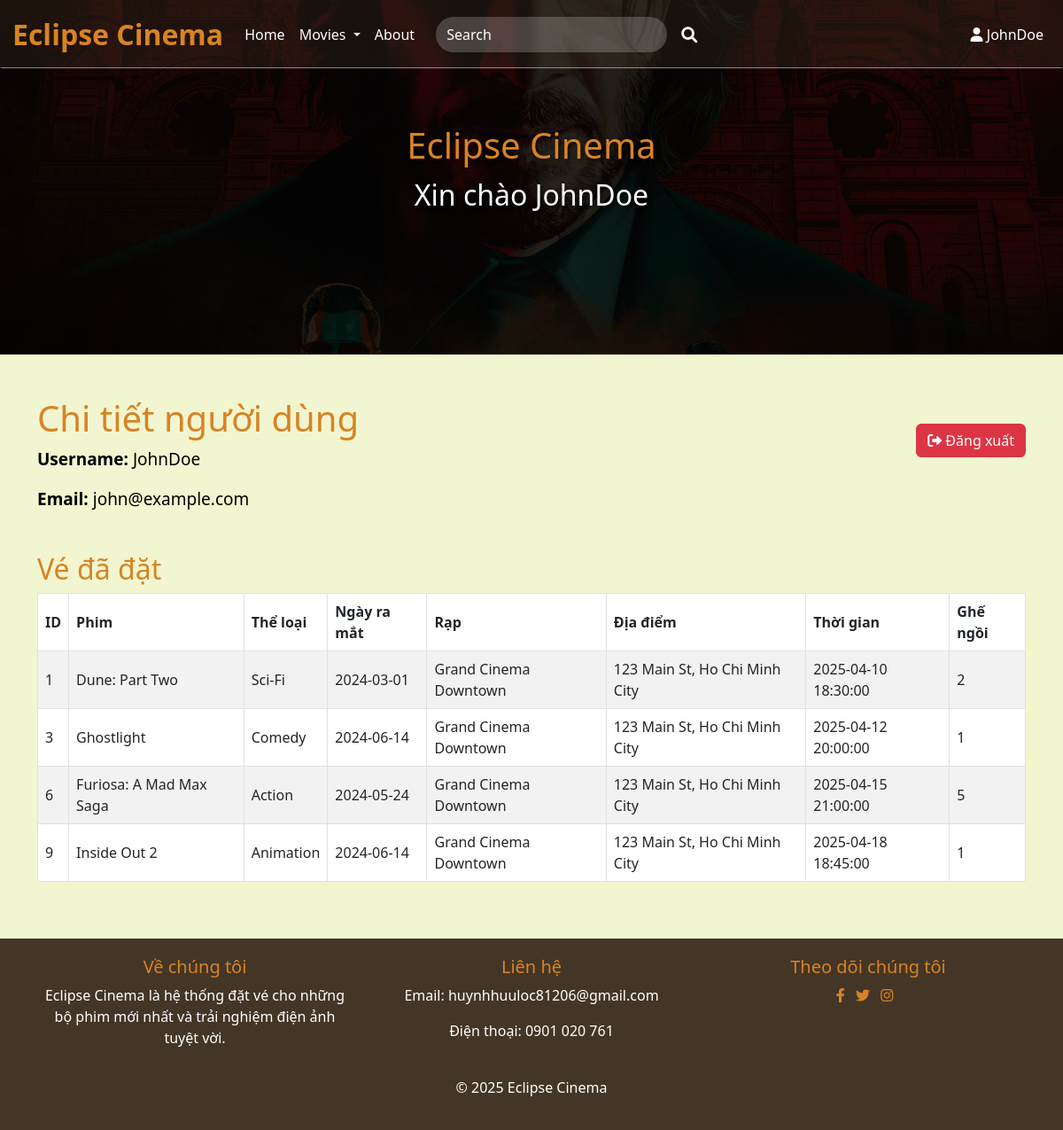
The app's page /account.php (signed in) with its own data.
### tables this page shows
CREATE TABLE Users (
    UserID INT PRIMARY KEY,
    UserName VARCHAR(255),
    Email VARCHAR(255),
    Password VARCHAR(255)
);

CREATE TABLE Bookings (
    BookingID INT PRIMARY KEY,
    UserID INT,
    ShowtimeID INT,
    Seats INT,
    BookingDateTime DATETIME,
    FOREIGN KEY (ShowtimeID) REFERENCES Showtimes(ShowtimeID)
);

CREATE TABLE Movies (
    MovieID INT PRIMARY KEY,
    Title VARCHAR(255),
    Genre VARCHAR(100),
    ReleaseDate DATE,
    Duration INT,
    Rating DECIMAL(3, 1),
    Image VARCHAR(255),
    TrailerURL VARCHAR(255),
    Cast VARCHAR(255),
    Description VARCHAR(255)
);

CREATE TABLE Theaters (
    TheaterID INT PRIMARY KEY,
    Name VARCHAR(255),
    Location VARCHAR(255)
);

CREATE TABLE Showtimes (
    ShowtimeID INT PRIMARY KEY,
    MovieID INT,
    TheaterID INT,
    ShowDateTime DATETIME,
    FOREIGN KEY (MovieID) REFERENCES Movies(MovieID),
    FOREIGN KEY (TheaterID) REFERENCES Theaters(TheaterID)
);

### account.php (the view, shortened to what this page needs)
<?php
$user_id = $_SESSION['id'];
?>
<!DOCTYPE html>
<html lang="vi">
<head>
    <link href="https://cdn.jsdelivr.net/npm/bootstrap@5.3.0/dist/css/bootstrap.min.css" rel="stylesheet">
    <link href="https://cdnjs.cloudflare.com/ajax/libs/font-awesome/6.0.0-beta3/css/all.min.css" rel="stylesheet">
    <link href="./public/css/style.css" rel="stylesheet">
</head>
<body>
    <?php include 'template/nav.php'; ?>
    <?php
    include 'connection.php';
    $user_query = "SELECT * FROM Users WHERE UserID = $user_id";
    $user_result = mysqli_query($conn, $user_query);
    $user = mysqli_fetch_assoc($user_result);
    $booking_query = "
    SELECT
        Bookings.BookingID,
        Movies.Title AS MovieTitle,
        Movies.Genre AS MovieGenre,
        Movies.ReleaseDate AS MovieReleaseDate,
        Theaters.Name AS TheaterName,
        Theaters.Location AS TheaterLocation,
        Showtimes.ShowDateTime,
        Bookings.Seats
    FROM Bookings
    JOIN Showtimes ON Bookings.ShowtimeID = Showtimes.ShowtimeID
    JOIN Movies ON Showtimes.MovieID = Movies.MovieID
    JOIN Theaters ON Showtimes.TheaterID = Theaters.TheaterID
    WHERE Bookings.UserID = $user_id";
    $booking_result = mysqli_query($conn, $booking_query);
    $bookings = mysqli_fetch_all($booking_result, MYSQLI_ASSOC);
    ?>
    <div class="hero">
        <div class="overlay"></div>
        <div class="content text-center">
            <h1>Eclipse Cinema</h1>
            <p class="fs-2">Xin chào <?php echo $user['UserName']  ?></p>
        </div>
    </div>
    <div class="container">
        <div class="row">
            <div class="col-12 details d-flex justify-content-between align-items-center">
                <div>
                    <h1 class="mt-5">Chi tiết người dùng</h1>
                    <p><strong>Username:</strong> <?php echo $user['UserName']; ?></p>
                    <p><strong>Email:</strong> <?php echo $user['Email']; ?></p>
                </div>
                <div>
                    <a href="logout.php" class="btn btn-danger" onclick="confirmLogout(event)"><i class="fas fa-sign-out-alt"></i> Đăng xuất</a>
                </div>
            </div>
        </div>
        <div class="row table-container">
            <div class="col-12">
                <h2>Vé đã đặt</h2>
                <table class="table table-striped table-bordered">
                    <thead class="thead-dark">
                        <tr>
                            <th>ID</th>
                            <th>Phim</th>
                            <th>Thể loại</th>
                            <th>Ngày ra mắt</th>
                            <th>Rạp</th>
                            <th>Địa điểm</th>
                            <th>Thời gian</th>
                            <th>Ghế ngồi</th>
                        </tr>
                    </thead>
                    <tbody>
                        <?php for ($i = 0; $i < count($bookings); $i++) { ?>
                            <tr>
                                <td><?php echo $bookings[$i]['BookingID']; ?></td>
                                <td><?php echo $bookings[$i]['MovieTitle']; ?></td>
                                <td><?php echo $bookings[$i]['MovieGenre']; ?></td>
                                <td><?php echo $bookings[$i]['MovieReleaseDate']; ?></td>
                                <td><?php echo $bookings[$i]['TheaterName']; ?></td>
                                <td><?php echo $bookings[$i]['TheaterLocation']; ?></td>
                                <td><?php echo $bookings[$i]['ShowDateTime']; ?></td>
                                <td><?php echo $bookings[$i]['Seats']; ?></td>
                            </tr>
                        <?php } ?>
                    </tbody>
                </table>
            </div>
        </div>
    </div>
</body>
</html>

### public/css/style.css (style rules this page uses)
body { background-color: #f2f6d0; position: relative; }
.overlay { position: absolute; top: 0; left: 0; width: 100%; height: 100%; background: rgba(0, 0, 0, 0.6); z-index: 1; }
.content { position: relative; z-index: 2; }
.hero::before { content: ""; position: absolute; top: 0; left: 0; width: 100%; height: 100%; background: rgba(0, 0, 0, 0.6); }
.hero .text-center { position: relative; z-index: 1; }
h1, h2, h3, h4, h5, h6 { color: #d98324; }
p, .card-text { color: #ffffff; }
.footer { background-color: #443627; color: white; padding: 20px 0; }
.footer a { color: #d98324; }

### account.php (style rules this page uses)
.hero { position: relative; background: url("./public/assets/poster_2.jpg") no-repeat center center; background-size: cover; height: 50vh; display: flex; align-items: center; justify-content: center; color: #d98324; text-shadow: 2px 2px 4px rgba(0, 0, 0, 0.7); }
body { background-color: #f2f6d0; position: relative; }
.overlay { position: absolute; top: 0; left: 0; width: 100%; height: 100%; background: rgba(0, 0, 0, 0.6); z-index: 1; }
.content { position: relative; z-index: 2; }
.table-container { margin-top: 30px; }
.table th, .table td { vertical-align: middle; }
.details p { color: black; font-size: 19px; }

### records on screen
users: UserName "JohnDoe", Email "john@example.com"
bookings: BookingID "1", movies.Title "Dune: Part Two", movies.Genre "Sci-Fi", movies.ReleaseDate "2024-03-01", theaters.Name "Grand Cinema Downtown", theaters.Location "123 Main St, Ho Chi Minh City", ShowtimeID.ShowDateTime "2025-04-10 18:30:00", Seats "2"
bookings: BookingID "3", movies.Title "Ghostlight", movies.Genre "Comedy", movies.ReleaseDate "2024-06-14", theaters.Name "Grand Cinema Downtown", theaters.Location "123 Main St, Ho Chi Minh City", ShowtimeID.ShowDateTime "2025-04-12 20:00:00", Seats "1"
bookings: BookingID "6", movies.Title "Furiosa: A Mad Max Saga", movies.Genre "Action", movies.ReleaseDate "2024-05-24", theaters.Name "Grand Cinema Downtown", theaters.Location "123 Main St, Ho Chi Minh City", ShowtimeID.ShowDateTime "2025-04-15 21:00:00", Seats "5"
bookings: BookingID "9", movies.Title "Inside Out 2", movies.Genre "Animation", movies.ReleaseDate "2024-06-14", theaters.Name "Grand Cinema Downtown", theaters.Location "123 Main St, Ho Chi Minh City", ShowtimeID.ShowDateTime "2025-04-18 18:45:00", Seats "1"

### other values on screen
$_SESSION['user'] "JohnDoe"
